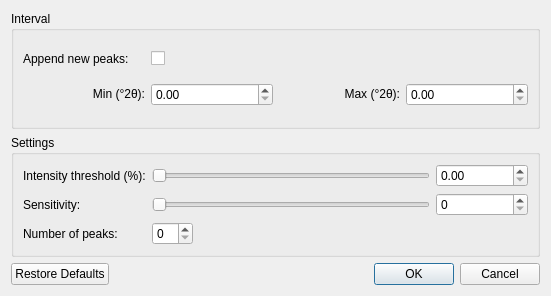
<?xml version="1.0" encoding="UTF-8"?>
<ui version="4.0">
 <class>PeakSearchDialog</class>
 <widget class="QDialog" name="PeakSearchDialog">
  <property name="geometry">
   <rect>
    <x>0</x>
    <y>0</y>
    <width>551</width>
    <height>296</height>
   </rect>
  </property>
  <property name="windowTitle">
   <string>Peak Search Options</string>
  </property>
  <layout class="QVBoxLayout" name="verticalLayout">
   <item>
    <widget class="QGroupBox" name="groupBox_3">
     <property name="title">
      <string>Interval</string>
     </property>
     <layout class="QGridLayout" name="gridLayout_2">
      <item row="0" column="0">
       <widget class="QLabel" name="label_5">
        <property name="text">
         <string>Append new peaks:</string>
        </property>
        <property name="alignment">
         <set>Qt::AlignLeading|Qt::AlignLeft|Qt::AlignVCenter</set>
        </property>
       </widget>
      </item>
      <item row="1" column="3">
       <widget class="QDoubleSpinBox" name="maxSpinBox"/>
      </item>
      <item row="1" column="0">
       <widget class="QLabel" name="label">
        <property name="text">
         <string>&lt;html&gt;&lt;head/&gt;&lt;body&gt;&lt;p&gt;Min (°2θ):&lt;/p&gt;&lt;/body&gt;&lt;/html&gt;</string>
        </property>
        <property name="alignment">
         <set>Qt::AlignRight|Qt::AlignTrailing|Qt::AlignVCenter</set>
        </property>
       </widget>
      </item>
      <item row="0" column="1">
       <widget class="QCheckBox" name="appendCheckBox">
        <property name="text">
         <string/>
        </property>
       </widget>
      </item>
      <item row="1" column="1">
       <widget class="QDoubleSpinBox" name="minSpinBox">
        <property name="focusPolicy">
         <enum>Qt::WheelFocus</enum>
        </property>
       </widget>
      </item>
      <item row="1" column="2">
       <widget class="QLabel" name="label_2">
        <property name="text">
         <string>&lt;html&gt;&lt;head/&gt;&lt;body&gt;&lt;p&gt;Max (°2θ):&lt;/p&gt;&lt;/body&gt;&lt;/html&gt;</string>
        </property>
        <property name="alignment">
         <set>Qt::AlignRight|Qt::AlignTrailing|Qt::AlignVCenter</set>
        </property>
       </widget>
      </item>
     </layout>
    </widget>
   </item>
   <item>
    <widget class="QGroupBox" name="groupBox_2">
     <property name="title">
      <string>Settings</string>
     </property>
     <layout class="QFormLayout" name="formLayout_4">
      <item row="0" column="0">
       <widget class="QLabel" name="label_3">
        <property name="text">
         <string>Intensity threshold (%):</string>
        </property>
       </widget>
      </item>
      <item row="0" column="1">
       <layout class="QHBoxLayout" name="horizontalLayout_7" stretch="3,1">
        <item>
         <widget class="QSlider" name="intensitySlider">
          <property name="maximum">
           <number>10000</number>
          </property>
          <property name="singleStep">
           <number>1</number>
          </property>
          <property name="orientation">
           <enum>Qt::Horizontal</enum>
          </property>
         </widget>
        </item>
        <item>
         <widget class="QDoubleSpinBox" name="intensitySpinBox">
          <property name="maximum">
           <double>100.000000000000000</double>
          </property>
          <property name="singleStep">
           <double>0.100000000000000</double>
          </property>
         </widget>
        </item>
       </layout>
      </item>
      <item row="1" column="0">
       <widget class="QLabel" name="label_6">
        <property name="text">
         <string>Sensitivity:</string>
        </property>
       </widget>
      </item>
      <item row="1" column="1">
       <layout class="QHBoxLayout" name="horizontalLayout_9" stretch="3,1">
        <item>
         <widget class="QSlider" name="sensitivitySlider">
          <property name="maximum">
           <number>100</number>
          </property>
          <property name="orientation">
           <enum>Qt::Horizontal</enum>
          </property>
         </widget>
        </item>
        <item>
         <widget class="QSpinBox" name="sensitivitySpinBox">
          <property name="maximum">
           <number>100</number>
          </property>
         </widget>
        </item>
       </layout>
      </item>
      <item row="2" column="0">
       <widget class="QLabel" name="label_4">
        <property name="text">
         <string>Number of peaks:</string>
        </property>
       </widget>
      </item>
      <item row="2" column="1">
       <layout class="QHBoxLayout" name="horizontalLayout_10">
        <item>
         <widget class="QSpinBox" name="numPeaksSpinBox"/>
        </item>
        <item>
         <spacer name="horizontalSpacer">
          <property name="orientation">
           <enum>Qt::Horizontal</enum>
          </property>
          <property name="sizeHint" stdset="0">
           <size>
            <width>40</width>
            <height>20</height>
           </size>
          </property>
         </spacer>
        </item>
       </layout>
      </item>
     </layout>
    </widget>
   </item>
   <item>
    <widget class="QDialogButtonBox" name="buttonBox">
     <property name="orientation">
      <enum>Qt::Horizontal</enum>
     </property>
     <property name="standardButtons">
      <set>QDialogButtonBox::Cancel|QDialogButtonBox::Ok|QDialogButtonBox::RestoreDefaults</set>
     </property>
    </widget>
   </item>
  </layout>
 </widget>
 <tabstops>
  <tabstop>appendCheckBox</tabstop>
  <tabstop>minSpinBox</tabstop>
  <tabstop>maxSpinBox</tabstop>
  <tabstop>intensitySlider</tabstop>
  <tabstop>intensitySpinBox</tabstop>
  <tabstop>sensitivitySlider</tabstop>
  <tabstop>sensitivitySpinBox</tabstop>
  <tabstop>numPeaksSpinBox</tabstop>
 </tabstops>
 <resources/>
 <connections>
  <connection>
   <sender>buttonBox</sender>
   <signal>accepted()</signal>
   <receiver>PeakSearchDialog</receiver>
   <slot>accept()</slot>
   <hints>
    <hint type="sourcelabel">
     <x>257</x>
     <y>286</y>
    </hint>
    <hint type="destinationlabel">
     <x>157</x>
     <y>274</y>
    </hint>
   </hints>
  </connection>
  <connection>
   <sender>buttonBox</sender>
   <signal>rejected()</signal>
   <receiver>PeakSearchDialog</receiver>
   <slot>reject()</slot>
   <hints>
    <hint type="sourcelabel">
     <x>325</x>
     <y>286</y>
    </hint>
    <hint type="destinationlabel">
     <x>286</x>
     <y>274</y>
    </hint>
   </hints>
  </connection>
 </connections>
</ui>
